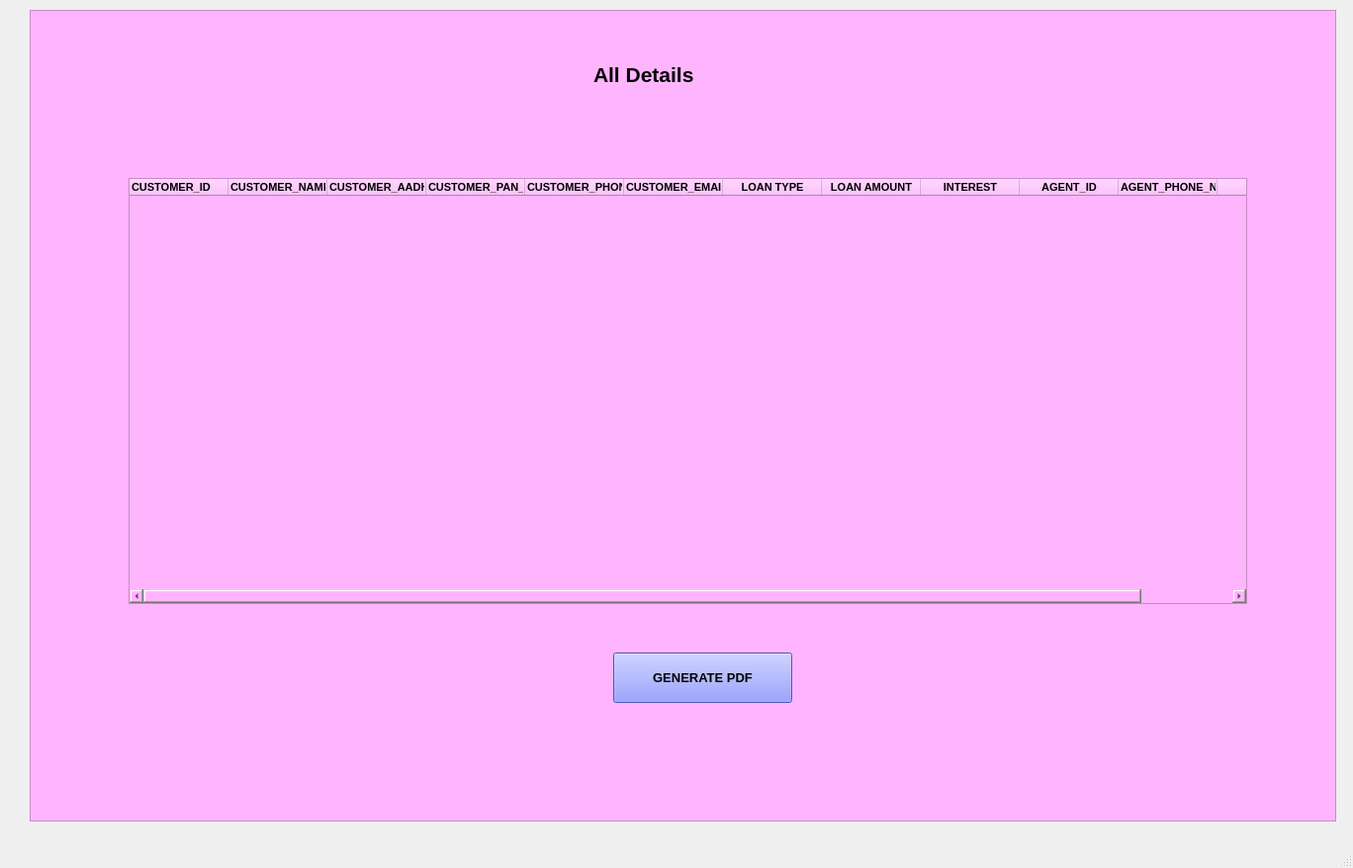
<?xml version="1.0" encoding="UTF-8"?>
<ui version="4.0">
 <class>MainWindow</class>
 <widget class="QMainWindow" name="MainWindow">
  <property name="geometry">
   <rect>
    <x>0</x>
    <y>0</y>
    <width>1368</width>
    <height>878</height>
   </rect>
  </property>
  <property name="minimumSize">
   <size>
    <width>1368</width>
    <height>878</height>
   </size>
  </property>
  <property name="maximumSize">
   <size>
    <width>1368</width>
    <height>878</height>
   </size>
  </property>
  <property name="font">
   <font>
    <pointsize>10</pointsize>
   </font>
  </property>
  <property name="cursor">
   <cursorShape>PointingHandCursor</cursorShape>
  </property>
  <property name="windowTitle">
   <string>Alldetails</string>
  </property>
  <widget class="QWidget" name="centralwidget">
   <widget class="QFrame" name="frame">
    <property name="geometry">
     <rect>
      <x>30</x>
      <y>10</y>
      <width>1321</width>
      <height>821</height>
     </rect>
    </property>
    <property name="styleSheet">
     <string notr="true">background-color: rgb(255, 181, 254);</string>
    </property>
    <property name="frameShape">
     <enum>QFrame::StyledPanel</enum>
    </property>
    <property name="frameShadow">
     <enum>QFrame::Raised</enum>
    </property>
    <widget class="QTableWidget" name="t1">
     <property name="geometry">
      <rect>
       <x>100</x>
       <y>170</y>
       <width>1131</width>
       <height>431</height>
      </rect>
     </property>
     <property name="font">
      <font>
       <weight>75</weight>
       <bold>true</bold>
      </font>
     </property>
     <property name="styleSheet">
      <string notr="true">text-allign:left;</string>
     </property>
     <column>
      <property name="text">
       <string>CUSTOMER_ID</string>
      </property>
      <property name="font">
       <font>
        <pointsize>8</pointsize>
        <weight>75</weight>
        <bold>true</bold>
       </font>
      </property>
      <property name="textAlignment">
       <set>AlignJustify|AlignVCenter</set>
      </property>
     </column>
     <column>
      <property name="text">
       <string>CUSTOMER_NAME</string>
      </property>
      <property name="font">
       <font>
        <pointsize>8</pointsize>
        <weight>75</weight>
        <bold>true</bold>
       </font>
      </property>
      <property name="textAlignment">
       <set>AlignJustify|AlignVCenter</set>
      </property>
     </column>
     <column>
      <property name="text">
       <string>CUSTOMER_AADHAAR_ID</string>
      </property>
      <property name="font">
       <font>
        <pointsize>8</pointsize>
        <weight>75</weight>
        <bold>true</bold>
       </font>
      </property>
      <property name="textAlignment">
       <set>AlignJustify|AlignVCenter</set>
      </property>
     </column>
     <column>
      <property name="text">
       <string>CUSTOMER_PAN_NO</string>
      </property>
      <property name="font">
       <font>
        <pointsize>8</pointsize>
        <weight>75</weight>
        <bold>true</bold>
       </font>
      </property>
      <property name="textAlignment">
       <set>AlignLeading|AlignVCenter</set>
      </property>
     </column>
     <column>
      <property name="text">
       <string>CUSTOMER_PHONE_NO</string>
      </property>
      <property name="font">
       <font>
        <pointsize>8</pointsize>
        <weight>75</weight>
        <bold>true</bold>
       </font>
      </property>
      <property name="textAlignment">
       <set>AlignJustify|AlignVCenter</set>
      </property>
     </column>
     <column>
      <property name="text">
       <string>CUSTOMER_EMAIL_ID</string>
      </property>
      <property name="font">
       <font>
        <pointsize>8</pointsize>
        <weight>75</weight>
        <bold>true</bold>
       </font>
      </property>
      <property name="textAlignment">
       <set>AlignJustify|AlignVCenter</set>
      </property>
     </column>
     <column>
      <property name="text">
       <string>LOAN TYPE</string>
      </property>
      <property name="font">
       <font>
        <pointsize>8</pointsize>
        <weight>75</weight>
        <bold>true</bold>
       </font>
      </property>
     </column>
     <column>
      <property name="text">
       <string>LOAN AMOUNT</string>
      </property>
      <property name="font">
       <font>
        <pointsize>8</pointsize>
        <weight>75</weight>
        <bold>true</bold>
       </font>
      </property>
     </column>
     <column>
      <property name="text">
       <string>INTEREST</string>
      </property>
      <property name="font">
       <font>
        <pointsize>8</pointsize>
        <weight>75</weight>
        <bold>true</bold>
       </font>
      </property>
     </column>
     <column>
      <property name="text">
       <string>AGENT_ID</string>
      </property>
      <property name="font">
       <font>
        <pointsize>8</pointsize>
        <weight>75</weight>
        <bold>true</bold>
       </font>
      </property>
     </column>
     <column>
      <property name="text">
       <string>AGENT_PHONE_NO</string>
      </property>
      <property name="font">
       <font>
        <pointsize>8</pointsize>
        <weight>75</weight>
        <bold>true</bold>
       </font>
      </property>
      <property name="textAlignment">
       <set>AlignJustify|AlignVCenter</set>
      </property>
     </column>
     <column>
      <property name="text">
       <string>DATE</string>
      </property>
      <property name="font">
       <font>
        <pointsize>8</pointsize>
        <weight>75</weight>
        <bold>true</bold>
       </font>
      </property>
     </column>
    </widget>
    <widget class="QPushButton" name="b1">
     <property name="geometry">
      <rect>
       <x>590</x>
       <y>650</y>
       <width>181</width>
       <height>51</height>
      </rect>
     </property>
     <property name="font">
      <font>
       <pointsize>10</pointsize>
       <weight>75</weight>
       <bold>true</bold>
      </font>
     </property>
     <property name="cursor">
      <cursorShape>PointingHandCursor</cursorShape>
     </property>
     <property name="styleSheet">
      <string notr="true">background-color: rgb(110, 120, 255);</string>
     </property>
     <property name="text">
      <string>GENERATE PDF</string>
     </property>
    </widget>
    <widget class="QLabel" name="label">
     <property name="geometry">
      <rect>
       <x>570</x>
       <y>50</y>
       <width>191</width>
       <height>31</height>
      </rect>
     </property>
     <property name="font">
      <font>
       <pointsize>16</pointsize>
       <weight>75</weight>
       <bold>true</bold>
      </font>
     </property>
     <property name="text">
      <string>All Details</string>
     </property>
    </widget>
   </widget>
  </widget>
  <widget class="QMenuBar" name="menubar">
   <property name="geometry">
    <rect>
     <x>0</x>
     <y>0</y>
     <width>1368</width>
     <height>26</height>
    </rect>
   </property>
  </widget>
  <widget class="QStatusBar" name="statusbar"/>
 </widget>
 <resources/>
 <connections/>
</ui>
